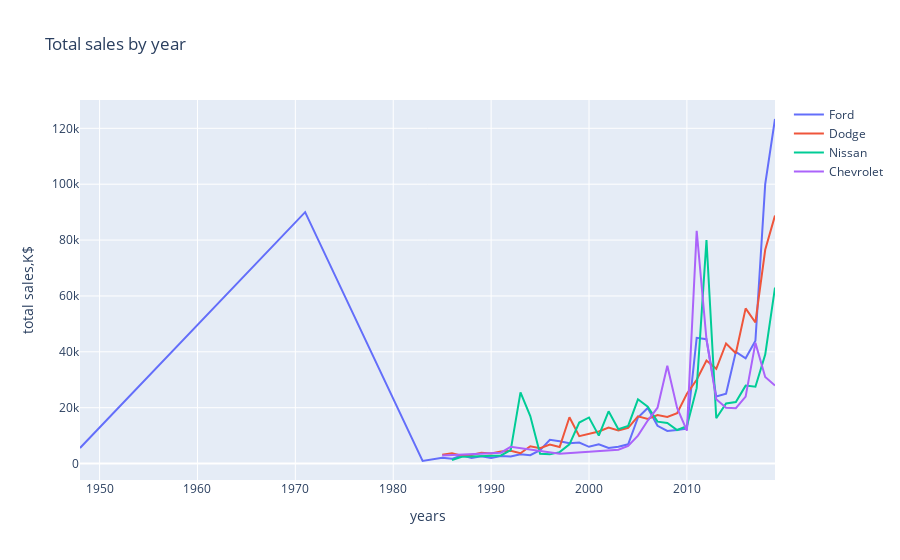

Notebook code for this chart:
### Code cell
ford_trace = go.Scatter(
    x = ford_price.year,
    y = ford_price['price'],
    name = 'Ford'
)
dodge_trace = go.Scatter(
    x = vw_price.year,
    y = vw_price['price'],
    name= 'Dodge'
)
nissan_trace = go.Scatter(
    x = nissan_price.year,
    y = nissan_price['price'],
    name= 'Nissan'
)
chevrolet_trace = go.Scatter(
    x = chevrolet_price.year,
    y = chevrolet_price['price'],
    name= 'Chevrolet'
)

layout = go.Layout(
    title='Total sales by year',\
    xaxis= {'title':"years"},yaxis = {'title':"total sales,K$"}
)

fig = go.Figure(data = [ford_trace,dodge_trace,nissan_trace,chevrolet_trace], layout = layout)
iplot(fig)

### Figure 1 — Plotly figure (JSON) as saved in the notebook; plotly's stock layout.template omitted (floating-point values rounded to 4 significant figures)
{"data": [{"name": "Ford", "type": "scatter", "x": [2019, 2018, 2017, 2016, 2015, 2014, 2013, 2012, 2011, 2010, 2009, 2008, 2007, 2006, 2005, 2004, 2003, 2002, 2001, 2000, 1999, 1998, 1997, 1996, 1995, 1994, 1993, 1992, 1991, 1990, 1989, 1988, 1987, 1986, 1985, 1983, 1971, 1948], "y": [123333, 99999, 44000, 37700, 39999, 25000, 24000, 44500, 45000, 12500, 11999, 11700, 13500, 19900, 16499, 6900, 6000, 5600, 6900, 6000, 7500, 7300, 7999, 8500, 4800, 2999, 3320, 2500, 2700, 2000, 2600, 2000, 3000, 1700, 2100, 918, 89990, 5568]}, {"name": "Dodge", "type": "scatter", "x": [2019, 2018, 2017, 2016, 2015, 2014, 2013, 2012, 2011, 2010, 2009, 2008, 2007, 2006, 2005, 2004, 2003, 2002, 2001, 2000, 1999, 1998, 1997, 1996, 1995, 1994, 1993, 1992, 1991, 1990, 1989, 1988, 1987, 1986, 1985], "y": [88800, 76509, 50500, 55555, 39500, 43000, 33900, 36900, 30000, 24999, 17999, 16700, 17400, 16000, 16900, 12800, 11888, 12900, 11500, 10700, 9800, 16575, 5950, 6800, 5500, 6200, 3700, 4600, 4300, 3600, 3900, 3100, 2800, 3700, 3200]}, {"name": "Nissan", "type": "scatter", "x": [2019, 2018, 2017, 2016, 2015, 2014, 2013, 2012, 2011, 2010, 2009, 2008, 2007, 2006, 2005, 2004, 2003, 2002, 2001, 2000, 1999, 1998, 1997, 1996, 1995, 1994, 1993, 1992, 1991, 1990, 1988, 1987, 1986], "y": [63000, 39000, 27500, 27900, 21999, 21500, 16200, 80000, 27000, 13350, 11999, 14500, 14999, 20350, 23000, 13500, 12300, 18700, 10000, 16500, 14700, 6900, 4100, 3300, 3500, 17000, 25500, 4800, 2900, 2850, 2499, 2400, 1250]}, {"name": "Chevrolet", "type": "scatter", "x": [2019, 2018, 2017, 2016, 2015, 2014, 2013, 2012, 2011, 2010, 2009, 2008, 2007, 2006, 2005, 2004, 2003, 1997, 1992, 1991, 1985], "y": [27900, 31000, 43200, 23950, 19800, 19999, 23000, 44444, 83333, 11800, 19900, 35000, 19990, 15400, 10000, 6300, 4950, 3500, 6000, 3900, 2900]}], "layout": {"title": {"text": "Total sales by year"}, "xaxis": {"title": {"text": "years"}}, "yaxis": {"title": {"text": "total sales,K$"}}}}
